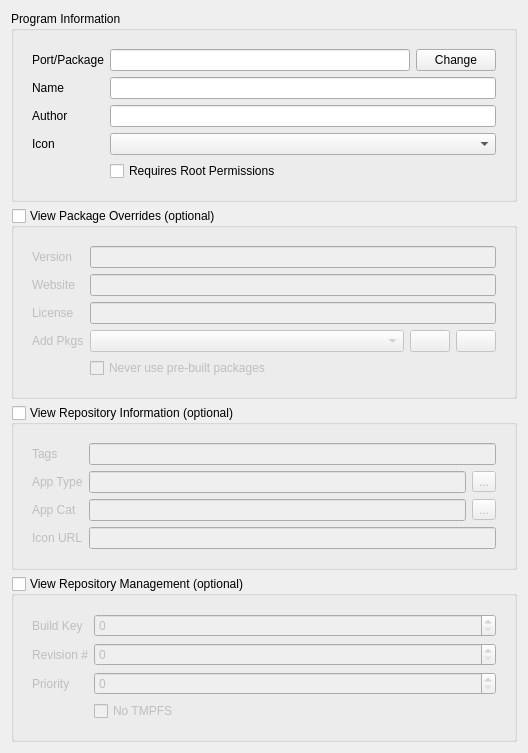
          <widget class="QWidget" name="scrollAreaWidgetContents">
           <property name="geometry">
            <rect>
             <x>0</x>
             <y>0</y>
             <width>528</width>
             <height>659</height>
            </rect>
           </property>
           <layout class="QVBoxLayout" name="verticalLayout_13">
            <item>
             <widget class="QGroupBox" name="groupBox_5">
              <property name="title">
               <string>Program Information</string>
              </property>
              <layout class="QVBoxLayout" name="verticalLayout_22">
               <item>
                <widget class="QFrame" name="frame_6">
                 <property name="frameShape">
                  <enum>QFrame::NoFrame</enum>
                 </property>
                 <property name="frameShadow">
                  <enum>QFrame::Raised</enum>
                 </property>
                 <layout class="QFormLayout" name="formLayout_3">
                  <property name="fieldGrowthPolicy">
                   <enum>QFormLayout::ExpandingFieldsGrow</enum>
                  </property>
                  <item row="0" column="0">
                   <widget class="QLabel" name="label_makeport">
                    <property name="text">
                     <string>Port/Package</string>
                    </property>
                   </widget>
                  </item>
                  <item row="0" column="1">
                   <layout class="QHBoxLayout" name="layout_makeport">
                    <item>
                     <widget class="QLineEdit" name="line_makeport">
                      <property name="statusTip">
                       <string>FreeBSD port to be packaged as a PBI</string>
                      </property>
                     </widget>
                    </item>
                    <item>
                     <widget class="QPushButton" name="push_change_makeport">
                      <property name="statusTip">
                       <string>Select a different FreeBSD package</string>
                      </property>
                      <property name="text">
                       <string>Change</string>
                      </property>
                     </widget>
                    </item>
                   </layout>
                  </item>
                  <item row="1" column="0">
                   <widget class="QLabel" name="label_progname">
                    <property name="toolTip">
                     <string>Official name of the target program</string>
                    </property>
                    <property name="text">
                     <string>Name</string>
                    </property>
                   </widget>
                  </item>
                  <item row="1" column="1">
                   <widget class="QLineEdit" name="line_progname">
                    <property name="statusTip">
                     <string>Official name of the target program</string>
                    </property>
                   </widget>
                  </item>
                  <item row="2" column="0">
                   <widget class="QLabel" name="label_progauthor">
                    <property name="toolTip">
                     <string>Author of the main program (or FreeBSD port maintainer instead)</string>
                    </property>
                    <property name="text">
                     <string>Author</string>
                    </property>
                   </widget>
                  </item>
                  <item row="2" column="1">
                   <widget class="QLineEdit" name="line_progauthor">
                    <property name="statusTip">
                     <string>Author of the main program (or FreeBSD port maintainer instead)</string>
                    </property>
                   </widget>
                  </item>
                  <item row="3" column="0">
                   <widget class="QLabel" name="label_progicon">
                    <property name="toolTip">
                     <string>Icon that will be used for the program (PNG resources available)</string>
                    </property>
                    <property name="text">
                     <string>Icon</string>
                    </property>
                   </widget>
                  </item>
                  <item row="3" column="1">
                   <widget class="QComboBox" name="list_progicon">
                    <property name="sizePolicy">
                     <sizepolicy hsizetype="MinimumExpanding" vsizetype="Fixed">
                      <horstretch>0</horstretch>
                      <verstretch>0</verstretch>
                     </sizepolicy>
                    </property>
                    <property name="statusTip">
                     <string>Icon that will be used for the program (PNG resources available)</string>
                    </property>
                   </widget>
                  </item>
                  <item row="4" column="1">
                   <widget class="QCheckBox" name="check_requiresroot">
                    <property name="statusTip">
                     <string>Require administrator permissions to install this PBI</string>
                    </property>
                    <property name="text">
                     <string>Requires Root Permissions</string>
                    </property>
                   </widget>
                  </item>
                 </layout>
                </widget>
               </item>
              </layout>
             </widget>
            </item>
            <item>
             <widget class="QGroupBox" name="group_config_overrides">
              <property name="title">
               <string>View Package Overrides (optional)</string>
              </property>
              <property name="checkable">
               <bool>true</bool>
              </property>
              <property name="checked">
               <bool>false</bool>
              </property>
              <layout class="QVBoxLayout" name="verticalLayout_10">
               <item>
                <widget class="QFrame" name="frame_pkgFix">
                 <property name="frameShape">
                  <enum>QFrame::NoFrame</enum>
                 </property>
                 <property name="frameShadow">
                  <enum>QFrame::Raised</enum>
                 </property>
                 <layout class="QFormLayout" name="formLayout_4">
                  <property name="fieldGrowthPolicy">
                   <enum>QFormLayout::ExpandingFieldsGrow</enum>
                  </property>
                  <item row="0" column="0">
                   <widget class="QLabel" name="label_progversion">
                    <property name="toolTip">
                     <string>Version of the program to be packaged</string>
                    </property>
                    <property name="text">
                     <string>Version</string>
                    </property>
                   </widget>
                  </item>
                  <item row="0" column="1">
                   <widget class="QLineEdit" name="line_progversion">
                    <property name="statusTip">
                     <string>Version of the program to be packaged</string>
                    </property>
                   </widget>
                  </item>
                  <item row="1" column="0">
                   <widget class="QLabel" name="label_progweb">
                    <property name="toolTip">
                     <string>URL of the main website for the target program</string>
                    </property>
                    <property name="text">
                     <string>Website</string>
                    </property>
                   </widget>
                  </item>
                  <item row="1" column="1">
                   <widget class="QLineEdit" name="line_progweb">
                    <property name="statusTip">
                     <string>URL of the main website for the target program</string>
                    </property>
                   </widget>
                  </item>
                  <item row="2" column="0">
                   <widget class="QLabel" name="label_2">
                    <property name="text">
                     <string>License</string>
                    </property>
                   </widget>
                  </item>
                  <item row="2" column="1">
                   <widget class="QLineEdit" name="line_config_license"/>
                  </item>
                  <item row="3" column="0">
                   <widget class="QLabel" name="label_portafter">
                    <property name="text">
                     <string>Add Pkgs</string>
                    </property>
                   </widget>
                  </item>
                  <item row="3" column="1">
                   <layout class="QHBoxLayout" name="layout_portafter">
                    <item>
                     <widget class="QComboBox" name="list_portafter">
                      <property name="sizePolicy">
                       <sizepolicy hsizetype="MinimumExpanding" vsizetype="Fixed">
                        <horstretch>0</horstretch>
                        <verstretch>0</verstretch>
                       </sizepolicy>
                      </property>
                      <property name="statusTip">
                       <string>Additional FreeBSD ports to be built after the main program</string>
                      </property>
                     </widget>
                    </item>
                    <item>
                     <widget class="QPushButton" name="push_addportafter">
                      <property name="statusTip">
                       <string>Add additional FreeBSD port</string>
                      </property>
                      <property name="text">
                       <string/>
                      </property>
                      <property name="icon">
                       <iconset resource="EasyPBI.qrc">
                        <normaloff>:/png/icons/plus.png</normaloff>:/png/icons/plus.png</iconset>
                      </property>
                     </widget>
                    </item>
                    <item>
                     <widget class="QPushButton" name="push_rmportafter">
                      <property name="statusTip">
                       <string>Remove additional FreeBSD port</string>
                      </property>
                      <property name="text">
                       <string/>
                      </property>
                      <property name="icon">
                       <iconset resource="EasyPBI.qrc">
                        <normaloff>:/png/icons/minus.png</normaloff>:/png/icons/minus.png</iconset>
                      </property>
                     </widget>
                    </item>
                   </layout>
                  </item>
                  <item row="4" column="1">
                   <widget class="QCheckBox" name="check_config_nopkg">
                    <property name="text">
                     <string>Never use pre-built packages</string>
                    </property>
                   </widget>
                  </item>
                 </layout>
                </widget>
               </item>
              </layout>
             </widget>
            </item>
            <item>
             <widget class="QGroupBox" name="group_config_repo">
              <property name="title">
               <string>View Repository Information (optional)</string>
              </property>
              <property name="checkable">
               <bool>true</bool>
              </property>
              <property name="checked">
               <bool>false</bool>
              </property>
              <layout class="QVBoxLayout" name="verticalLayout_5">
               <item>
                <widget class="QFrame" name="frame_repoInfo">
                 <property name="frameShape">
                  <enum>QFrame::NoFrame</enum>
                 </property>
                 <property name="frameShadow">
                  <enum>QFrame::Raised</enum>
                 </property>
                 <layout class="QFormLayout" name="formLayout">
                  <item row="0" column="0">
                   <widget class="QLabel" name="label">
                    <property name="text">
                     <string>Tags</string>
                    </property>
                   </widget>
                  </item>
                  <item row="0" column="1">
                   <widget class="QLineEdit" name="line_repoTags">
                    <property name="statusTip">
                     <string>Comma-separated list of search tags for the application</string>
                    </property>
                   </widget>
                  </item>
                  <item row="1" column="0">
                   <widget class="QLabel" name="label_3">
                    <property name="text">
                     <string>App Type</string>
                    </property>
                   </widget>
                  </item>
                  <item row="2" column="0">
                   <widget class="QLabel" name="label_5">
                    <property name="text">
                     <string>App Cat</string>
                    </property>
                   </widget>
                  </item>
                  <item row="2" column="1">
                   <layout class="QHBoxLayout" name="horizontalLayout_10">
                    <item>
                     <widget class="QLineEdit" name="line_repoCat">
                      <property name="statusTip">
                       <string>Category where this application should be found</string>
                      </property>
                     </widget>
                    </item>
                    <item>
                     <widget class="QToolButton" name="tool_repoCat">
                      <property name="text">
                       <string>...</string>
                      </property>
                      <property name="popupMode">
                       <enum>QToolButton::InstantPopup</enum>
                      </property>
                     </widget>
                    </item>
                   </layout>
                  </item>
                  <item row="3" column="0">
                   <widget class="QLabel" name="label_4">
                    <property name="text">
                     <string>Icon URL</string>
                    </property>
                   </widget>
                  </item>
                  <item row="3" column="1">
                   <widget class="QLineEdit" name="line_repoIconURL"/>
                  </item>
                  <item row="1" column="1">
                   <layout class="QHBoxLayout" name="horizontalLayout_2">
                    <item>
                     <widget class="QLineEdit" name="line_repoType"/>
                    </item>
                    <item>
                     <widget class="QToolButton" name="tool_repoType">
                      <property name="text">
                       <string>...</string>
                      </property>
                      <property name="popupMode">
                       <enum>QToolButton::InstantPopup</enum>
                      </property>
                     </widget>
                    </item>
                   </layout>
                  </item>
                 </layout>
                </widget>
               </item>
              </layout>
             </widget>
            </item>
            <item>
             <widget class="QGroupBox" name="group_config_repomgmt">
              <property name="title">
               <string>View Repository Management (optional)</string>
              </property>
              <property name="checkable">
               <bool>true</bool>
              </property>
              <property name="checked">
               <bool>false</bool>
              </property>
              <layout class="QVBoxLayout" name="verticalLayout_23">
               <item>
                <widget class="QFrame" name="frame_repoMgmt">
                 <property name="frameShape">
                  <enum>QFrame::NoFrame</enum>
                 </property>
                 <property name="frameShadow">
                  <enum>QFrame::Raised</enum>
                 </property>
                 <layout class="QFormLayout" name="formLayout_5">
                  <item row="0" column="0">
                   <widget class="QLabel" name="label_6">
                    <property name="text">
                     <string>Build Key</string>
                    </property>
                   </widget>
                  </item>
                  <item row="1" column="0">
                   <widget class="QLabel" name="label_7">
                    <property name="text">
                     <string>Revision #</string>
                    </property>
                   </widget>
                  </item>
                  <item row="2" column="0">
                   <widget class="QLabel" name="label_8">
                    <property name="text">
                     <string>Priority</string>
                    </property>
                   </widget>
                  </item>
                  <item row="3" column="1">
                   <widget class="QCheckBox" name="check_config_notmpfs">
                    <property name="text">
                     <string>No TMPFS</string>
                    </property>
                   </widget>
                  </item>
                  <item row="0" column="1">
                   <widget class="QSpinBox" name="spin_repoBuildKey">
                    <property name="statusTip">
                     <string>Build Key: Change this to trigger an automatic rebuild of the PBI</string>
                    </property>
                   </widget>
                  </item>
                  <item row="1" column="1">
                   <widget class="QSpinBox" name="spin_repoRevision">
                    <property name="statusTip">
                     <string>Append this number to the application version (Example: 1.0 -&gt; 1.0_#)</string>
                    </property>
                   </widget>
                  </item>
                  <item row="2" column="1">
                   <widget class="QSpinBox" name="spin_repoPriority">
                    <property name="statusTip">
                     <string>Build priority (higher is more urgent)</string>
                    </property>
                    <property name="maximum">
                     <number>50</number>
                    </property>
                   </widget>
                  </item>
                 </layout>
                </widget>
               </item>
              </layout>
             </widget>
            </item>
           </layout>
          </widget>
